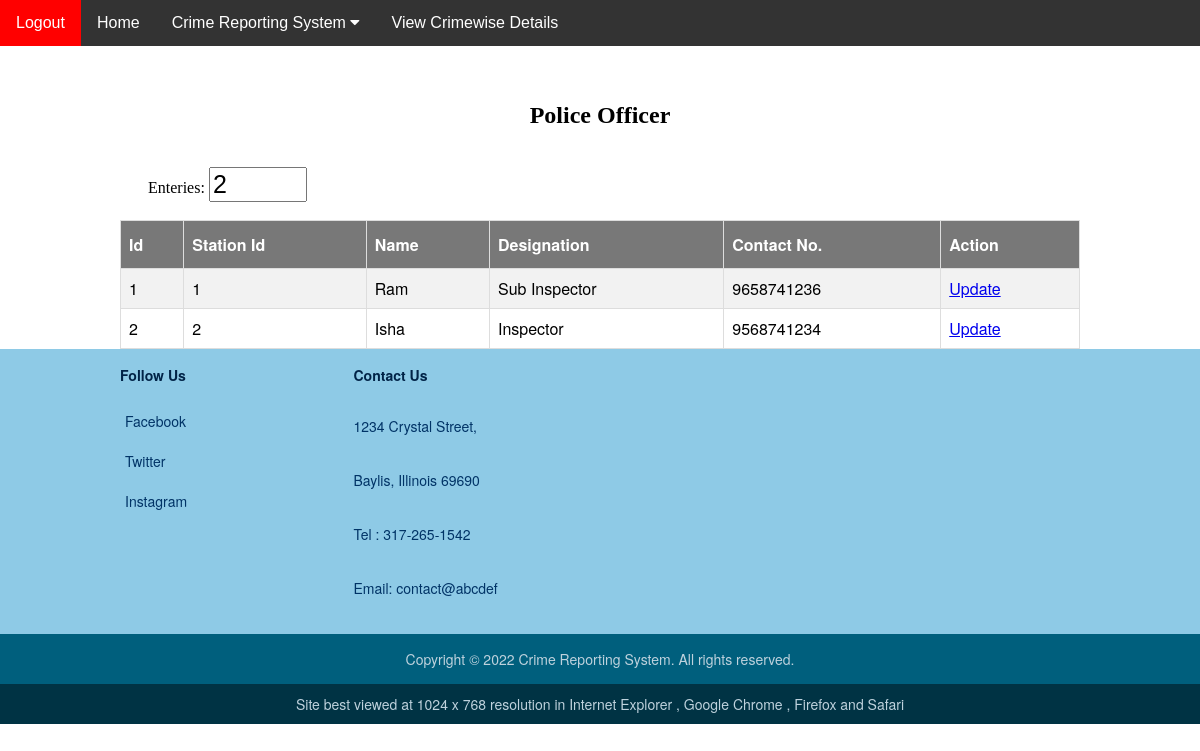
Screenshot of /manage_policeofficer.php with the database file from the repository.
### tables this page shows
CREATE TABLE `police_officer` (
  `id` int(11) NOT NULL,
  `station_id` int(11) NOT NULL,
  `name` text NOT NULL,
  `designation` text NOT NULL,
  `contactno` bigint(14) NOT NULL
);

### database.php (called while the page is built, shortened)
<?php
class Database
{
    private $connection;
	public function connect_db() {
		$this->connection = mysqli_connect('localhost', 'root', '', 'crime_reporting_system');
	}
	public function viewpoliceofficer() {
		$sql = "SELECT * FROM police_officer";
		$ress = mysqli_query($this->connection, $sql);
		if($ress)
		{
			$r = array();
			while($row = mysqli_fetch_array($ress))
			{
					$r[] = $row;
			}
			return $r;
		}
	}
	public function totalpoliceofficer() {
		$sql = "SELECT * FROM police_officer";
		$ress = mysqli_query($this->connection, $sql);
		if($ress)
		{
			$r = mysqli_num_rows($ress);
			return $r;
		}
	}
}
$database = new Database();
?>

### manage_policeofficer.php (the view, shortened to what this page needs)
<?php
include 'database.php';
$res = $database->viewpoliceofficer();
$r = $database->totalpoliceofficer();
?>
<!DOCTYPE html>
<html>
<head>
  <link rel="stylesheet" type="text/css" href="css/manage_complainants.css">
</head>
<body>
  <?php
include 'top_bar.php';
 ?>
    <div class="policeofficer">
        <br><br>
        <h2 align="center">Police Officer</h2>
      <br>
        <label>Enteries:</label>
        <input type="" name="totentries" style="font-size: 25px;" size="4" value="<?php echo $r; ?>">
        <br><br>
        <center>
         <section>
     	<table border="1" id="complainants">
                <tr>
                	<th>Id</th>
                  <th>Station Id</th>
                	<th>Name</th>
                	<th>Designation</th>
                	<th>Contact No.</th>
                	<th>Action</th>
                </tr>
<?php
foreach($res as $r)
 {
?>
					<tr>
						<td><?php echo $r['id']; ?></td>
            <td><?php echo $r['station_id']; ?></td>
						<td><?php echo $r['name']; ?></td>
						<td><?php echo $r['designation']; ?></td>
						<td><?php echo $r['contactno']; ?></td>
						<td><a href="updatepoliceofficer.php?id=<?php echo $r['id']; ?>">Update</a>
            </td>
					</tr>
<?php
}
?>
</table>
</section>
</center>
</div>
</body>
</html>
<?php
include "footer.php";
?>

### css/manage_complainants.css (style rules this page uses)
body { background-color: white; margin: 0px; }
table { font-family: verdana, "Helvetica Neue", Helvetica, Arial, sans-serif; border-collapse: collapse; width: 80%; }
#complainants td, #complainants th { border: 1px solid #ddd; padding: 8px; }
#complainants tr:nth-child(even) { background-color: #f2f2f2; }
#complainants th { padding-top: 12px; padding-bottom: 12px; text-align: left; background-color: rgb(120,120,120); color: white; }

### css/footer.css (style rules this page uses)
body { margin: 0px; }

### rows the page displays
police_officer: id "1", station "1", name "Ram", designation "Sub Inspector", contactno "9658741236"
police_officer: id "2", station "2", name "Isha", designation "Inspector", contactno "9568741234"
